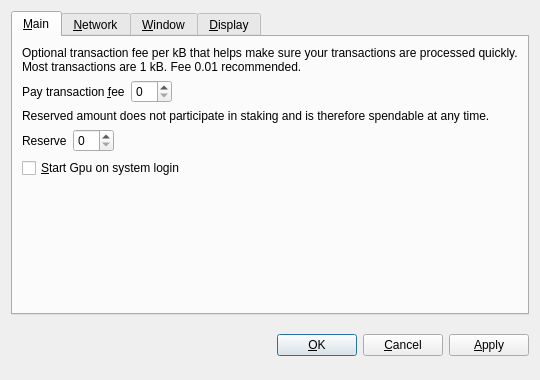
<?xml version="1.0" encoding="UTF-8"?>
<ui version="4.0">
 <class>OptionsDialog</class>
 <widget class="QDialog" name="OptionsDialog">
  <property name="geometry">
   <rect>
    <x>0</x>
    <y>0</y>
    <width>540</width>
    <height>380</height>
   </rect>
  </property>
  <property name="windowTitle">
   <string>Options</string>
  </property>
  <property name="modal">
   <bool>true</bool>
  </property>
  <layout class="QVBoxLayout" name="verticalLayout">
   <item>
    <widget class="QTabWidget" name="tabWidget">
     <property name="tabPosition">
      <enum>QTabWidget::North</enum>
     </property>
     <property name="currentIndex">
      <number>0</number>
     </property>
     <widget class="QWidget" name="tabMain">
      <attribute name="title">
       <string>&amp;Main</string>
      </attribute>
      <layout class="QVBoxLayout" name="verticalLayout_Main">
       <item>
        <widget class="QLabel" name="transactionFeeInfoLabel">
         <property name="text">
          <string>Optional transaction fee per kB that helps make sure your transactions are processed quickly. Most transactions are 1 kB. Fee 0.01 recommended.</string>
         </property>
         <property name="textFormat">
          <enum>Qt::PlainText</enum>
         </property>
         <property name="wordWrap">
          <bool>true</bool>
         </property>
        </widget>
       </item>
       <item>
        <layout class="QHBoxLayout" name="horizontalLayoutFee">
         <item>
          <widget class="QLabel" name="transactionFeeLabel">
           <property name="text">
            <string>Pay transaction &amp;fee</string>
           </property>
           <property name="textFormat">
            <enum>Qt::PlainText</enum>
           </property>
           <property name="buddy">
            <cstring>transactionFee</cstring>
           </property>
          </widget>
         </item>
         <item>
          <widget class="BitcoinAmountField" name="transactionFee"/>
         </item>
         <item>
          <spacer name="horizontalSpacerFee">
           <property name="orientation">
            <enum>Qt::Horizontal</enum>
           </property>
           <property name="sizeHint" stdset="0">
            <size>
             <width>40</width>
             <height>20</height>
            </size>
           </property>
          </spacer>
         </item>
        </layout>
       </item>
       <item>
        <widget class="QLabel" name="reserveBalanceInfoLabel">
         <property name="text">
          <string>Reserved amount does not participate in staking and is therefore spendable at any time.</string>
         </property>
         <property name="textFormat">
          <enum>Qt::PlainText</enum>
         </property>
         <property name="wordWrap">
          <bool>true</bool>
         </property>
        </widget>
       </item>
       <item>
        <layout class="QHBoxLayout" name="horizontalLayoutReserveBalance">
         <item>
          <widget class="QLabel" name="reserveBalanceLabel">
           <property name="text">
            <string>Reserve</string>
           </property>
           <property name="textFormat">
            <enum>Qt::PlainText</enum>
           </property>
           <property name="buddy">
            <cstring>reserveBalance</cstring>
           </property>
          </widget>
         </item>
         <item>
          <widget class="BitcoinAmountField" name="reserveBalance"/>
         </item>
         <item>
          <spacer name="horizontalSpacerReserveBalance">
           <property name="orientation">
            <enum>Qt::Horizontal</enum>
           </property>
           <property name="sizeHint" stdset="0">
            <size>
             <width>40</width>
             <height>20</height>
            </size>
           </property>
          </spacer>
         </item>
        </layout>
       </item>
       <item>
        <widget class="QCheckBox" name="bitcoinAtStartup">
         <property name="toolTip">
          <string>Automatically start Gpu after logging in to the system.</string>
         </property>
         <property name="text">
          <string>&amp;Start Gpu on system login</string>
         </property>
        </widget>
       </item>
       <item>
        <spacer name="verticalSpacer_Main">
         <property name="orientation">
          <enum>Qt::Vertical</enum>
         </property>
         <property name="sizeHint" stdset="0">
          <size>
           <width>20</width>
           <height>40</height>
          </size>
         </property>
        </spacer>
       </item>
      </layout>
     </widget>
     <widget class="QWidget" name="tabNetwork">
      <attribute name="title">
       <string>&amp;Network</string>
      </attribute>
      <layout class="QVBoxLayout" name="verticalLayout_Network">
       <item>
        <widget class="QCheckBox" name="mapPortUpnp">
         <property name="toolTip">
          <string>Automatically open the Gpu client port on the router. This only works when your router supports UPnP and it is enabled.</string>
         </property>
         <property name="text">
          <string>Map port using &amp;UPnP</string>
         </property>
        </widget>
       </item>
       <item>
        <widget class="QCheckBox" name="connectSocks">
         <property name="toolTip">
          <string>Connect to the Gpu network through a SOCKS proxy (e.g. when connecting through Tor).</string>
         </property>
         <property name="text">
          <string>&amp;Connect through SOCKS proxy:</string>
         </property>
        </widget>
       </item>
       <item>
        <layout class="QHBoxLayout" name="horizontalLayout_Network">
         <item>
          <widget class="QLabel" name="proxyIpLabel">
           <property name="text">
            <string>Proxy &amp;IP:</string>
           </property>
           <property name="textFormat">
            <enum>Qt::PlainText</enum>
           </property>
           <property name="buddy">
            <cstring>proxyIp</cstring>
           </property>
          </widget>
         </item>
         <item>
          <widget class="QValidatedLineEdit" name="proxyIp">
           <property name="maximumSize">
            <size>
             <width>140</width>
             <height>16777215</height>
            </size>
           </property>
           <property name="toolTip">
            <string>IP address of the proxy (e.g. 127.0.0.1)</string>
           </property>
          </widget>
         </item>
         <item>
          <widget class="QLabel" name="proxyPortLabel">
           <property name="text">
            <string>&amp;Port:</string>
           </property>
           <property name="textFormat">
            <enum>Qt::PlainText</enum>
           </property>
           <property name="buddy">
            <cstring>proxyPort</cstring>
           </property>
          </widget>
         </item>
         <item>
          <widget class="QLineEdit" name="proxyPort">
           <property name="maximumSize">
            <size>
             <width>55</width>
             <height>16777215</height>
            </size>
           </property>
           <property name="toolTip">
            <string>Port of the proxy (e.g. 9050)</string>
           </property>
          </widget>
         </item>
         <item>
          <widget class="QLabel" name="socksVersionLabel">
           <property name="text">
            <string>SOCKS &amp;Version:</string>
           </property>
           <property name="textFormat">
            <enum>Qt::PlainText</enum>
           </property>
           <property name="buddy">
            <cstring>socksVersion</cstring>
           </property>
          </widget>
         </item>
         <item>
          <widget class="QValueComboBox" name="socksVersion">
           <property name="toolTip">
            <string>SOCKS version of the proxy (e.g. 5)</string>
           </property>
          </widget>
         </item>
         <item>
          <spacer name="horizontalSpacer_Network">
           <property name="orientation">
            <enum>Qt::Horizontal</enum>
           </property>
           <property name="sizeHint" stdset="0">
            <size>
             <width>40</width>
             <height>20</height>
            </size>
           </property>
          </spacer>
         </item>
        </layout>
       </item>
       <item>
        <spacer name="verticalSpacer_Network">
         <property name="orientation">
          <enum>Qt::Vertical</enum>
         </property>
         <property name="sizeHint" stdset="0">
          <size>
           <width>20</width>
           <height>40</height>
          </size>
         </property>
        </spacer>
       </item>
      </layout>
     </widget>
     <widget class="QWidget" name="tabWindow">
      <attribute name="title">
       <string>&amp;Window</string>
      </attribute>
      <layout class="QVBoxLayout" name="verticalLayout_Window">
       <item>
        <widget class="QCheckBox" name="minimizeToTray">
         <property name="toolTip">
          <string>Show only a tray icon after minimizing the window.</string>
         </property>
         <property name="text">
          <string>&amp;Minimize to the tray instead of the taskbar</string>
         </property>
        </widget>
       </item>
       <item>
        <widget class="QCheckBox" name="minimizeOnClose">
         <property name="toolTip">
          <string>Minimize instead of exit the application when the window is closed. When this option is enabled, the application will be closed only after selecting Quit in the menu.</string>
         </property>
         <property name="text">
          <string>M&amp;inimize on close</string>
         </property>
        </widget>
       </item>
       <item>
        <spacer name="verticalSpacer_Window">
         <property name="orientation">
          <enum>Qt::Vertical</enum>
         </property>
         <property name="sizeHint" stdset="0">
          <size>
           <width>20</width>
           <height>40</height>
          </size>
         </property>
        </spacer>
       </item>
      </layout>
     </widget>
     <widget class="QWidget" name="tabDisplay">
      <attribute name="title">
       <string>&amp;Display</string>
      </attribute>
      <layout class="QVBoxLayout" name="verticalLayout_Display">
       <item>
        <layout class="QHBoxLayout" name="horizontalLayout_1_Display">
         <item>
          <widget class="QLabel" name="langLabel">
           <property name="text">
            <string>User Interface &amp;language:</string>
           </property>
           <property name="textFormat">
            <enum>Qt::PlainText</enum>
           </property>
           <property name="buddy">
            <cstring>lang</cstring>
           </property>
          </widget>
         </item>
         <item>
          <widget class="QValueComboBox" name="lang">
           <property name="toolTip">
            <string>The user interface language can be set here. This setting will take effect after restarting Gpu.</string>
           </property>
          </widget>
         </item>
        </layout>
       </item>
       <item>
        <layout class="QHBoxLayout" name="horizontalLayout_2_Display">
         <item>
          <widget class="QLabel" name="unitLabel">
           <property name="text">
            <string>&amp;Unit to show amounts in:</string>
           </property>
           <property name="textFormat">
            <enum>Qt::PlainText</enum>
           </property>
           <property name="buddy">
            <cstring>unit</cstring>
           </property>
          </widget>
         </item>
         <item>
          <widget class="QValueComboBox" name="unit">
           <property name="toolTip">
            <string>Choose the default subdivision unit to show in the interface and when sending coins.</string>
           </property>
          </widget>
         </item>
        </layout>
       </item>
       <item>
        <widget class="QCheckBox" name="displayAddresses">
         <property name="toolTip">
          <string>Whether to show Gpu addresses in the transaction list or not.</string>
         </property>
         <property name="text">
          <string>&amp;Display addresses in transaction list</string>
         </property>
        </widget>
       </item>
       <item>
        <widget class="QCheckBox" name="coinControlFeatures">
         <property name="toolTip">
          <string>Whether to show coin control features or not.</string>
         </property>
         <property name="text">
          <string>Display coin &amp;control features (experts only!)</string>
         </property>
        </widget>
       </item>
       <item>
        <spacer name="verticalSpacer_Display">
         <property name="orientation">
          <enum>Qt::Vertical</enum>
         </property>
         <property name="sizeHint" stdset="0">
          <size>
           <width>20</width>
           <height>40</height>
          </size>
         </property>
        </spacer>
       </item>
      </layout>
     </widget>
    </widget>
   </item>
   <item>
    <layout class="QHBoxLayout" name="horizontalLayout_Buttons">
     <item>
      <spacer name="horizontalSpacer_1">
       <property name="orientation">
        <enum>Qt::Horizontal</enum>
       </property>
       <property name="sizeHint" stdset="0">
        <size>
         <width>40</width>
         <height>48</height>
        </size>
       </property>
      </spacer>
     </item>
     <item>
      <widget class="QLabel" name="statusLabel">
       <property name="font">
        <font>
         <weight>75</weight>
         <bold>true</bold>
        </font>
       </property>
       <property name="text">
        <string/>
       </property>
       <property name="textFormat">
        <enum>Qt::PlainText</enum>
       </property>
       <property name="wordWrap">
        <bool>true</bool>
       </property>
      </widget>
     </item>
     <item>
      <spacer name="horizontalSpacer_2">
       <property name="orientation">
        <enum>Qt::Horizontal</enum>
       </property>
       <property name="sizeHint" stdset="0">
        <size>
         <width>40</width>
         <height>48</height>
        </size>
       </property>
      </spacer>
     </item>
     <item>
      <widget class="QPushButton" name="okButton">
       <property name="text">
        <string>&amp;OK</string>
       </property>
      </widget>
     </item>
     <item>
      <widget class="QPushButton" name="cancelButton">
       <property name="text">
        <string>&amp;Cancel</string>
       </property>
       <property name="autoDefault">
        <bool>false</bool>
       </property>
      </widget>
     </item>
     <item>
      <widget class="QPushButton" name="applyButton">
       <property name="text">
        <string>&amp;Apply</string>
       </property>
       <property name="autoDefault">
        <bool>false</bool>
       </property>
      </widget>
     </item>
    </layout>
   </item>
  </layout>
 </widget>
 <customwidgets>
  <customwidget>
   <class>BitcoinAmountField</class>
   <extends>QSpinBox</extends>
   <header>bitcoinamountfield.h</header>
  </customwidget>
  <customwidget>
   <class>QValueComboBox</class>
   <extends>QComboBox</extends>
   <header>qvaluecombobox.h</header>
  </customwidget>
  <customwidget>
   <class>QValidatedLineEdit</class>
   <extends>QLineEdit</extends>
   <header>qvalidatedlineedit.h</header>
  </customwidget>
 </customwidgets>
 <resources/>
 <connections/>
</ui>
